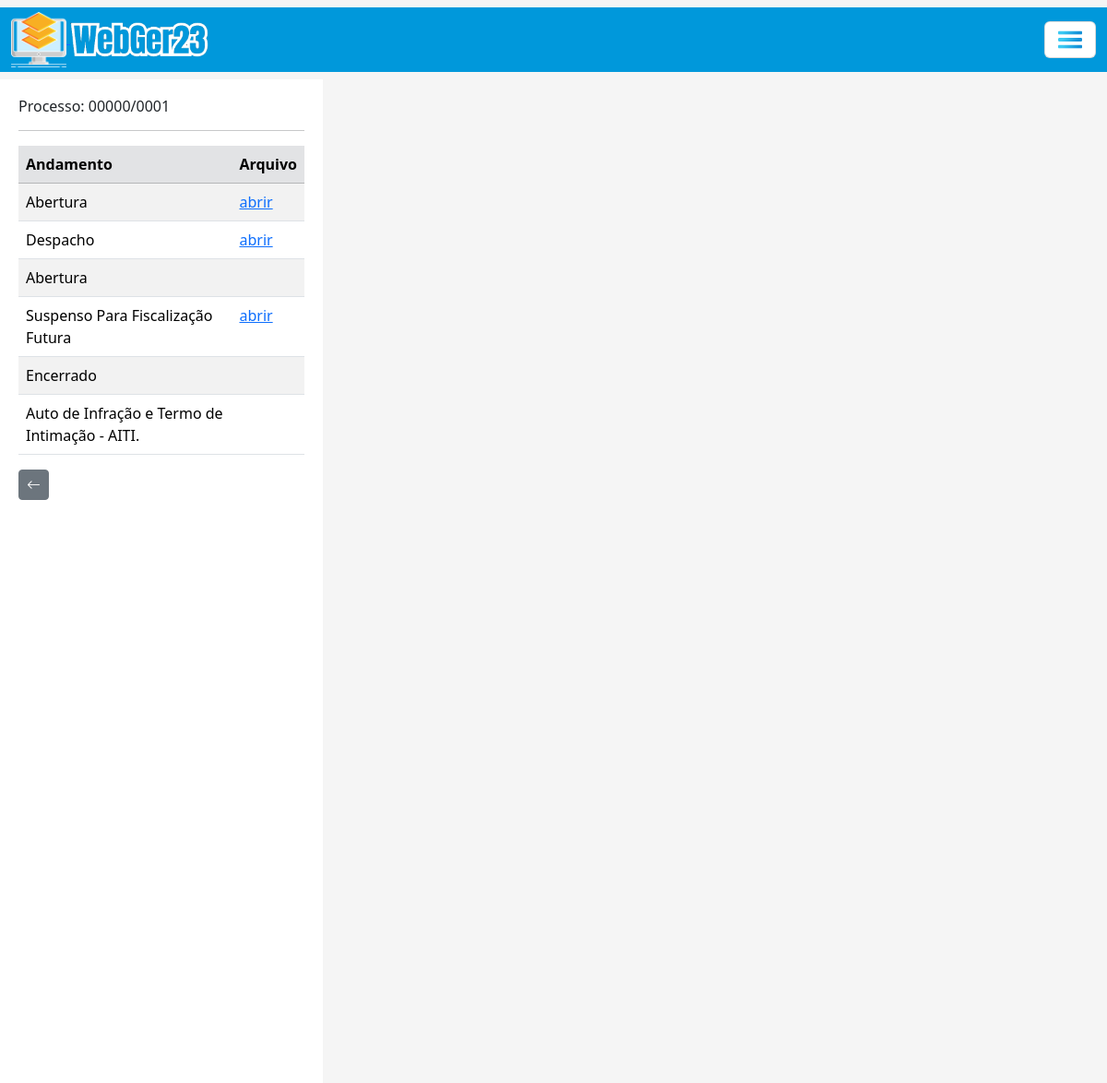
The app's page /listar/andamento-adm/1 (upper part), older data.
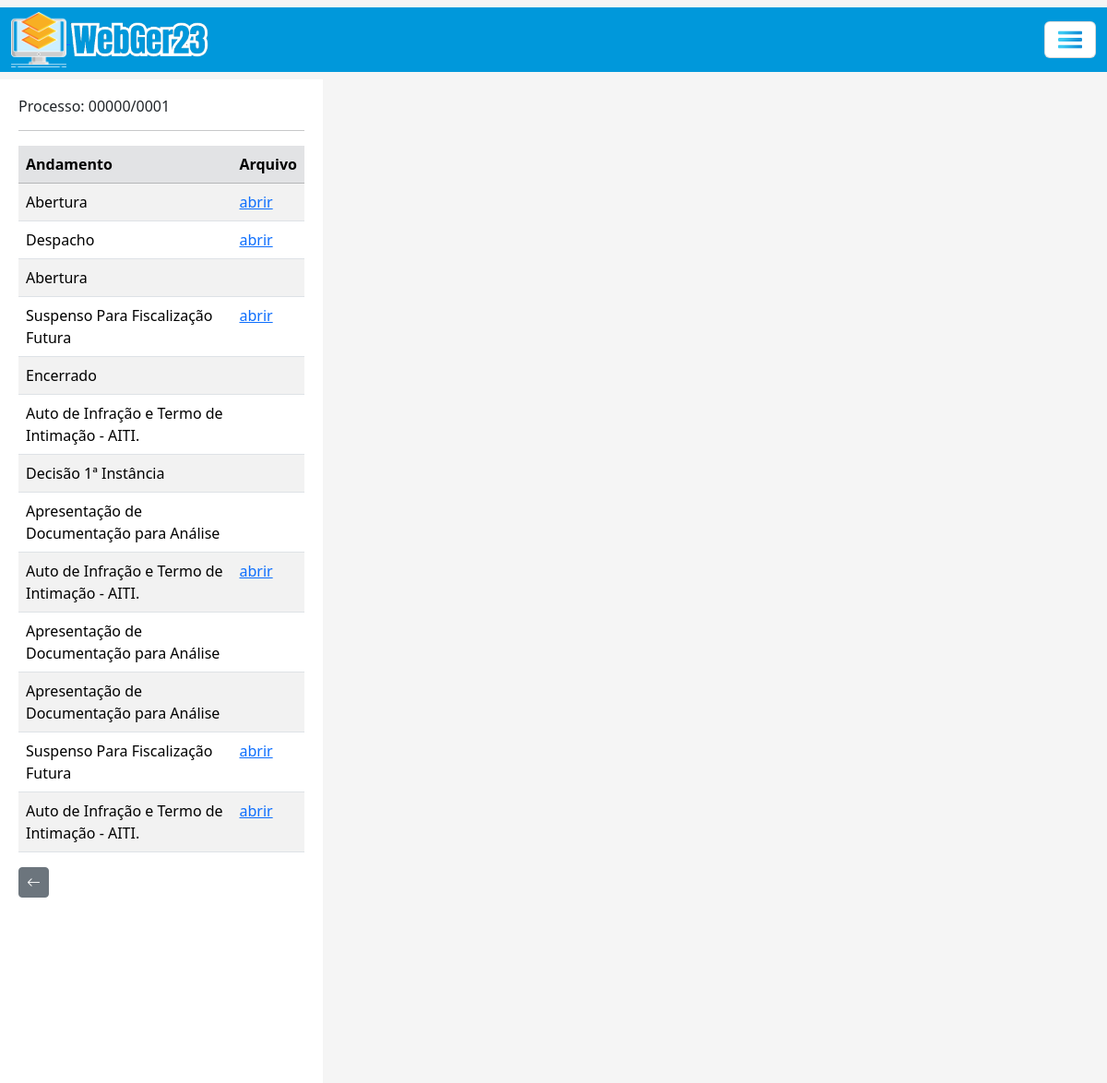
The same page, newer data.
### processo/models.py (models this page shows, shortened)
class Base(models.Model): # Classe base, será herdada pelas outras classes
    data_criacao = models.DateField('data_criação', auto_now_add=True)
    data_alteracao = models.DateField('Alterado', auto_now=True)
    ativo = models.BooleanField('Ativo?', default=True)
    class Meta:
        abstract = True

class ProcessoAdm(Base):
    tipo_pessoas = (
        ('Física', 'Física'), ('Jurídica', 'Jurídica'),
    )
    criador_processo_adm = models.ForeignKey(get_user_model(), verbose_name='Usuário Criador', on_delete=models.CASCADE) # Usuário que criou o processo, utilizando chave primária com o get_user_model do django, para utilizar o usuário logado automaticamente
    numero = models.CharField(unique=True, verbose_name='N°', max_length=10) # Número do processo
    municipio = models.CharField(max_length=50, verbose_name='Município') # Município
    uf = models.CharField(max_length=2) # UF
    data_inicial = models.DateField(blank=True, null=True) # Data Inicial do Período do processo
    data_final = models.DateField(blank=True, null=True) # Data final do Período do processo
    data_div_ativa = models.DateField(blank=True, null=True) # Data dívida ativa
    valor_atributo = models.CharField(max_length=14, blank=True, null=True)  # Valor do atributo
    valor_multa = models.CharField(max_length=14, blank=True, null=True) # Valor da multa
    valor_credito = models.CharField(max_length=14, blank=True, null=True) # Valor do crédito
    valor_atualizado = models.CharField(max_length=14, blank=True, null=True) # Valor do atualizado
    data_valor_atualizado = models.DateField(blank=True, null=True) # Data valor atualizado
    nome_contribuinte = models.CharField(max_length=50)  # Nome / Razão Social
    tipo_pessoa = models.CharField(max_length=50, choices=tipo_pessoas) # Física / Jurídica
    documento = models.CharField(max_length=20, verbose_name='CPF/CNPJ', unique=True) # CPF / CNPJ
    nome_fantasia = models.CharField(max_length=50, blank=True, null=True) # Nome Fantasia
    email = models.EmailField(max_length=50, blank=True, null=True) # E-mail
    endereco = models.CharField(max_length=150) # Rua
    complemento = models.CharField(max_length=50, blank=True, null=True) # Complemento
    municipio_contribuinte = models.CharField(max_length=50, blank=True, null=True) # Município Contribuinte
    uf_contribuinte = models.CharField(max_length=2, verbose_name='UF', blank=True, null=True) # UF Contribuinte
    cep = models.CharField(max_length=10, blank=True, null=True) # CEP
    telefone = models.CharField(max_length=20, blank=True, null=True) # Telefone
    celular = models.CharField(max_length=20, blank=True, null=True) # Celular

class AndamentoAdm(Base):
    andamentos = (
    ('Abertura', 'Abertura'), ('Parecer Fiscal', 'Parecer Fiscal'), ('Decisão 1ª Instância', 'Decisão 1ª Instância'), ('Suspenso Para Fiscalização Futura', 'Suspenso Para Fiscalização Futura'), ('Auto de Infração e Termo de Intimação - AITI.', 'Auto de Infração e Termo de Intimação - AITI.'), ('Termo de Intimação Fiscal - TIF.-tif.', 'Termo de Intimação Fiscal - TIF.'), ('Decisão de 2ª Instância', 'Decisão de 2ª Instância'), ('Cobrança de Documentação', 'Cobrança de Documentação'), ('Recurso Voluntário', 'Recurso Voluntário'), ('Fim do Contrato com a Assessoria', 'Fim do Contrato com a Assessoria'), ('Manifestação', 'Manifestação'), ('Recebimento do AR', 'Recebimento do AR'), ('Despacho', 'Despacho'), ('Aguardando Pagamento', 'Aguardando Pagamento'), ('Apresentação de Documentação para Análise', 'Apresentação de Documentação para Análise'), ('Aguardando AR', 'Aguardando AR'), ('Ofício', 'Ofício'), ('Revelia', 'Revelia'), ('Execução', 'Execução'), ('Confissão de Dívida (Parcelamento)', 'Confissão de Dívida (Parcelamento)'), ('Reenvio de Documento', 'Reenvio de Documento'), ('Parecer Juridico', 'Parecer Juridico'), ('Certidão', 'Certidão'), ('Encaminhado', 'Encaminhado'), ('Encerrado', 'Encerrado'),
    )
    situacao = (
        ('Sem Pagamento', 'Sem Pagamento'), ('Com Pagamento', 'Com Pagamento'),
    )
    criador_andamento_adm = models.ForeignKey(get_user_model(), verbose_name='Usuário Criador', on_delete=models.CASCADE)
    processo = models.ForeignKey(ProcessoAdm, on_delete=models.CASCADE) # Relacionamento 'One to Many' (um para muitos)
    data_andamento = models.DateField(verbose_name='Data do Andamento')
    andamento = models.CharField(max_length=100, choices=andamentos, verbose_name='Andamento') # Utiliza choices(escolhas) para selecionar o andamento
    situacao_pagamento = models.CharField(max_length=100, choices=situacao, blank=True, null=True)
    valor_pago = models.CharField(max_length=14, blank=True, null=True)
    data_prazo = models.DateField(blank=True, null=True)
    funcionario = models.CharField(max_length=50, blank=True, null=True)
    data_recebimento = models.DateField(blank=True, null=True)
    complemento = models.CharField(max_length=150, blank=True, null=True)
    arquivo = models.FileField(upload_to='Arquivo/', verbose_name='Arquivo', blank=True)

### processo/views.py (the view)
# urls.py: path('listar/andamento-adm/<int:pk>', AndamentoAdmList.as_view(), name='andamento-adm-list'),
class AndamentoAdmList(ListView):
    model = ProcessoAdm
    template_name = 'processos/lists/andamento_adm_list.html'
    def get_queryset(self):
        pk_processo = self.kwargs.get('pk') # Pega a pk(primary key) da URL, pk do processo
        processo = ProcessoAdm.objects.get(pk=pk_processo)  # Pega o processo que possui a pk recebida (pk é a primary key do processo)
        andamentos = processo.andamentoadm_set.all()  # Pega todos os atributos do andamento
        return andamentos
    def get_context_data(self, **kwargs):
        processo_pk = self.kwargs.get('pk') # Pega a PK do processo através da URL
        context = super().get_context_data(**kwargs)
        context['dados_processo'] = ProcessoAdm.objects.filter(pk=processo_pk) # Filtra os dados do processo através da pk
        return context

### processo/templates/processos/lists/andamento_adm_list.html (shortened to what this page needs)
{% extends 'index.html' %}
{% load static %}
{% block conteudo %}
    <body>
        <div id="lista">
            {% for atributo in dados_processo %}
                <h6>Processo: {{ atributo.numero }}</h6>
            {% endfor %}
            <hr>
            <table class="table table-striped">
                <thead>
                    <tr class="table-secondary">
                        <th>Andamento</th>
                        <th>Arquivo</th>
                    </tr>
                </thead>
                <tbody>
                    {% for andamento in object_list %}
                    <tr>
                        <td>{{ andamento.andamento }}</td>
                        {% if andamento.arquivo%}
                            <td>
                                <a href="{{ andamento.arquivo.url}}" target="arquivo_andamento">abrir</a>
                            </td>
                        {% else %}
                            <td></td>
                            {% endif%}
                        </tr>
                        {% endfor %}
                    </tbody>
                </table>
                <a href="{% url 'proc-adm-list' %}" class="btn btn-secondary btn-sm"><i class="bi bi-arrow-left" style="font-size: 15px;"></i></a>
                    </div>
    </body>
{% endblock %}

Row changes from the older to the newer data that the page shows:
added AndamentoAdm: andamento "Decisão 1ª Instância"
added AndamentoAdm: andamento "Apresentação de Documentação para Análise"
added AndamentoAdm: andamento "Auto de Infração e Termo de Intimação - AITI."
added AndamentoAdm: andamento "Apresentação de Documentação para Análise"
added AndamentoAdm: andamento "Apresentação de Documentação para Análise"
added AndamentoAdm: andamento "Suspenso Para Fiscalização Futura"
added AndamentoAdm: andamento "Auto de Infração e Termo de Intimação - AITI."
